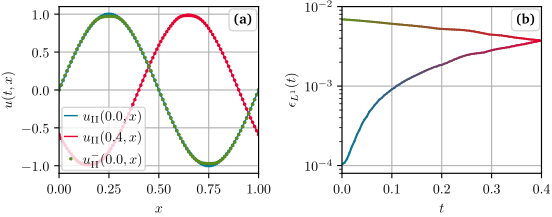

This chart was generated by the following Python code:
# -*- coding: utf-8 -*-
"""
Created on Mon Aug  7 15:49:41 2023

@author: Martin Jakob Steil
@brief: Plots of different solutions of the linear advection equation (lae)
"""

import sys, os
sys.path.append(os.path.join(os.path.dirname(__file__), '../../graphics/'))
from plot_utils import *

import numpy as np
import json

## ************ Data import and processing ************ ##

with open('lae_P2.json') as json_file:
    data = json.load(json_file)
    
with open('lae_P2_L1relError.json') as json_file:
    dataError = json.load(json_file)
    
## ************ Figure ************ ##

fig, ((ax00, ax01)) = plt.subplots(1, 2, sharey=False)
fig.subplots_adjust(hspace=0.025)  # adjust space between axes
# *------*------*
# | ax00 | ax01 |
# *------*------*

t0=min(data['ti'])
t1=max(data['ti'])
dt=t1-t0
cti=get_color_list(colors[0],colors[1],len(dataError['uforward'][0]))
ctiM=get_color_list(colors[2],colors[1],len(dataError['ubackward'][0]))

plot_styles={'linewidth': 1.,'linestyle':'-'}
point_styles={'linestyle': 'none','marker': '.','markersize': 3}
   

for i in range(2):
    ax00.plot(data['xi'],data['uitRef'][i],color=colors[i],label=data['labels'][i],**plot_styles)
    ax00.plot(data['xi'],data['uit'][i],color=colors[i],**point_styles)  
ax00.plot(data['xi'],data['uit'][2],color=colors[2],label=data['labels'][2],**point_styles)         
i=1
# ax01.plot(dataP2['xi'],dataP2['uitRef'][i],color=cP2[i],**plot_styles,label=dataP2['labels'][i])
# ax01.plot(dataP2['xi'],dataP2['uit'][i],color=cP2[i],**point_styles)   

segs=[]
for i in range(len(cti)-1):
    x1 = dataError['uforward'][0][i]
    y1 = dataError['uforward'][1][i]
    x2 = dataError['uforward'][0][i+1]
    y2 = dataError['uforward'][1][i+1]
    segs.append(((x1, y1), (x2, y2)))

ln_coll = matplotlib.collections.LineCollection(segs,colors=cti,linewidth=1.5, linestyle='solid', capstyle='round')
ax01.add_collection(ln_coll)

segs=[]
for i in range(len(ctiM)-1):
    x1 = dataError['ubackward'][0][i]
    y1 = dataError['ubackward'][1][i]
    x2 = dataError['ubackward'][0][i+1]
    y2 = dataError['ubackward'][1][i+1]
    segs.append(((x1, y1), (x2, y2)))

ln_coll = matplotlib.collections.LineCollection(segs,colors=ctiM, linestyle='solid', capstyle='round')
ax01.add_collection(ln_coll)

ax00.set_ylabel("$u(t,x)$")
ax00.set_ylim(-1.1,1.1)
ax00.set_xlabel("$x$")
ax00.set_xlim(0,1)

ax01.set_xlabel("$t$")
ax01.set_xlim(0,0.4)
ax01.set_ylabel("$\\epsilon_{L^1}(t)$")
ax01.set_yscale("log")
ax01.set_ylim(8E-5,1E-2)

ax00.legend(numpoints=1,loc='lower left')
ax00.text(0.97, 0.88, '\\textbf{(a)}',
          horizontalalignment='right', verticalalignment='bottom', transform=ax00.transAxes,
          bbox=end_box_style)

ax01.text(0.97, 0.88, '\\textbf{(b)}',
          horizontalalignment='right', verticalalignment='bottom', transform=ax01.transAxes,
          bbox=end_box_style)

# Export
set_height_twoCol(fig, height=5.5)

save_plot(fig, 'lae_P2.pdf')
